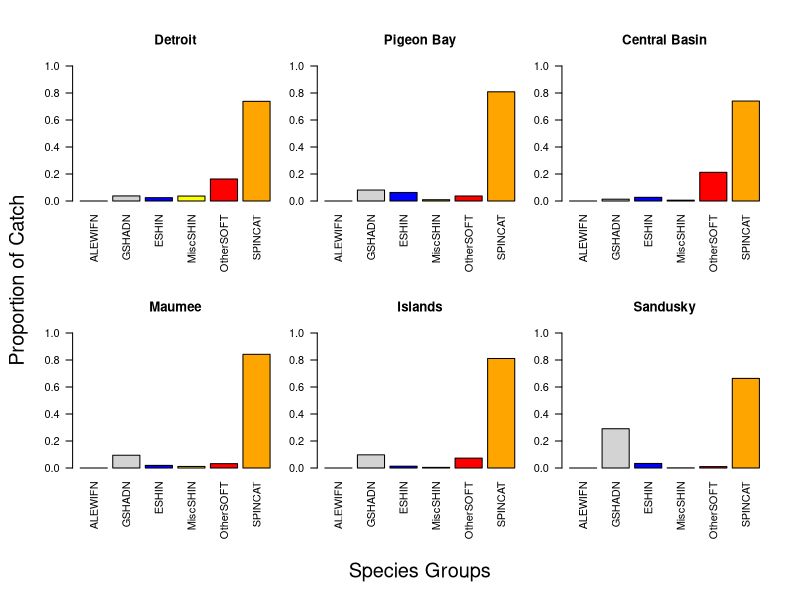
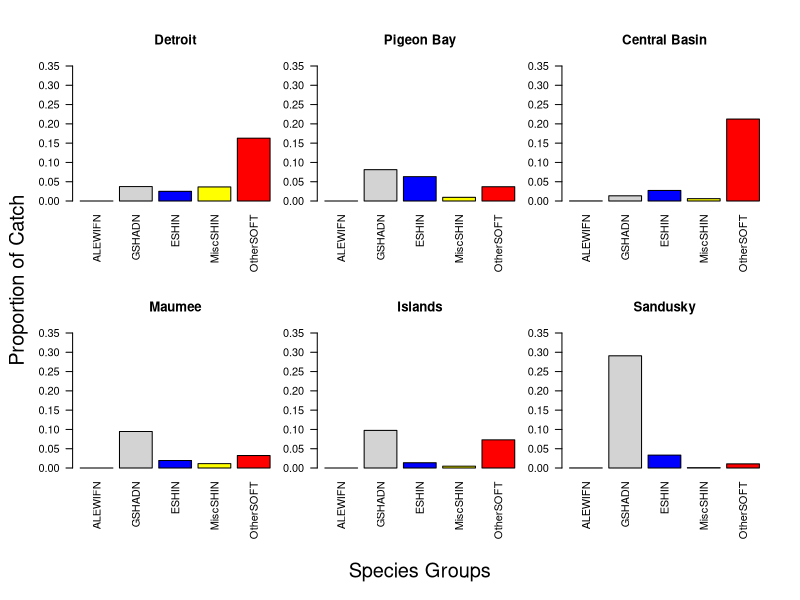

These charts were generated, in order, by the following R code: (Note: this script raises an error after producing the figures.)
# Sat Mar 21 19:33:26 2020 ------------------------------

# Bring in data
library(rstudioapi)
library(nnet)
library(effects)

## set directory to current folder (or manually set working directory with 'setwd')
## This folder should hold .tpl, .dat, reptoRlist1.R, and Automate.R files
setwd(dirname(rstudioapi::getActiveDocumentContext()$path))
getwd()

data <- read.csv("data_c_strata.csv", sep=",",header=T) 
head(data)



#############################################################################################
## multinomial with Stu strata
#############################################################################################
## addin interaction plot
res <- as.matrix(data[,10:15])
head(res)
strata <- as.factor(data$strata)
head(strata)

mod <- multinom(res~strata)
fits <- data.frame(cbind(fitted(mod),strata))
head(fits)

ALEWIFN   <- aggregate(ALEWIFN~strata,data=fits,FUN="mean")
GSHADN    <- aggregate(GSHADN~strata,data=fits,FUN="mean")
ESHIN     <- aggregate(ESHIN~strata,data=fits,FUN="mean")
MiscSHIN  <- aggregate(MiscSHIN~strata,data=fits,FUN="mean")
OtherSOFT <- aggregate(OtherSOFT~strata,data=fits,FUN="mean")
SPINCAT   <- aggregate(SPINCAT~strata,data=fits,FUN="mean")

mat <- matrix(c(ALEWIFN[,2],
                GSHADN[,2],
                ESHIN[,2],
                MiscSHIN[,2],
                OtherSOFT[,2],
                SPINCAT[,2]),nrow=6,byrow=F)


par(mfrow=c(2,3), mar=c(6,1.5,4,1.5),oma=c(4,4,1,1))
sp_col <- c("darkgray","lightgray","blue","yellow","red","orange")
nam <- c("ALEWIFN","GSHADN","ESHIN","MiscSHIN","OtherSOFT","SPINCAT")
lim=1
barplot(t(mat)[,1], col=sp_col, names=nam, main="Detroit", ylim=c(0,lim), las=2)
barplot(t(mat)[,2], col=sp_col, names=nam, main="Pigeon Bay", ylim=c(0,lim), las=2)
barplot(t(mat)[,3], col=sp_col, names=nam, main="Central Basin", ylim=c(0,lim), las=2)
barplot(t(mat)[,4], col=sp_col, names=nam, main="Maumee", ylim=c(0,lim), las=2)
barplot(t(mat)[,5], col=sp_col, names=nam, main="Islands", ylim=c(0,lim), las=2)
barplot(t(mat)[,6], col=sp_col, names=nam, main="Sandusky", ylim=c(0,lim), las=2)
mtext("Proportion of Catch",2,2,outer=T, cex=1.2)
mtext("Species Groups",1,1.5,outer=T, cex=1.2)






mat <- matrix(c(ALEWIFN[,2],
                GSHADN[,2],
                ESHIN[,2],
                MiscSHIN[,2],
                OtherSOFT[,2]),nrow=6,byrow=F)


par(mfrow=c(2,3), mar=c(6,1.5,4,1.5),oma=c(4,4,1,1))
sp_col <- c("darkgray","lightgray","blue","yellow","red")
nam <- c("ALEWIFN","GSHADN","ESHIN","MiscSHIN","OtherSOFT")
lim=0.35
barplot(t(mat)[,1], col=sp_col, names=nam, main="Detroit", ylim=c(0,lim), las=2)
barplot(t(mat)[,2], col=sp_col, names=nam, main="Pigeon Bay", ylim=c(0,lim), las=2)
barplot(t(mat)[,3], col=sp_col, names=nam, main="Central Basin", ylim=c(0,lim), las=2)
barplot(t(mat)[,4], col=sp_col, names=nam, main="Maumee", ylim=c(0,lim), las=2)
barplot(t(mat)[,5], col=sp_col, names=nam, main="Islands", ylim=c(0,lim), las=2)
barplot(t(mat)[,6], col=sp_col, names=nam, main="Sandusky", ylim=c(0,lim), las=2)
mtext("Proportion of Catch",2,2,outer=T, cex=1.2)
mtext("Species Groups",1,1.5,outer=T, cex=1.2)
#############################################################################################












#############################################################################################
## multinomial with contiuous variables (longitude and depth)
#############################################################################################
res <- as.matrix(data[,12:17])
head(res)
## predictors
long <- as.numeric(data$Longitude)
lat <- as.numeric(data$Latitude)
depth <- as.numeric(data$Depth)
btemp <- as.numeric(data$Btemp)
secchi  <- as.numeric(data$secchi)

mod <- multinom(res~long * lat * depth)
summary(mod)

dses <- data.frame(long=seq(min(long),max(long),length.out=1000), lat = rep(mean(lat),1000), depth = rep(mean(depth),1000))
new <- cbind(dses, predict(mod, newdata = dses, "probs"))
head(new)

par(mfrow=c(2,1), mar=c(4,4,2,1))
plot(new$long,new$ALEWIFN, ylim=c(0,1), typ="l", col="blue", lwd=2, ylab="Proportion of Catch", xlab="Longitude (dd)")
lines(new$long,new$GSHADN, col="gray", lwd=2)
lines(new$long,new$ESHIN, col="gray", lty=3, lwd=2)
lines(new$long,new$MiscSHIN, col="yellow", lty=1, lwd=2)
lines(new$long,new$OtherSOFT, col="red", lty=1, lwd=2)
lines(new$long,new$SPINCAT, col="orange", lty=1, lwd=2)
legend("topleft",horiz=F,legend=c("ALEWIFN","GSHADN","ESHIN","MiscSHIN","OtherSOFT","SPINCAT"), cex=0.65,
       lty=c(1,3,1,1,1), lwd=2,col=c("blue","darkgray","lightgray","yellow","red","orange"), bty="n")
abline(v=-82.8, col="black", lwd=3,lty=2)


dses <- data.frame(long=rep(mean(long),1000), lat = seq(min(lat),max(lat),length.out=1000), depth = rep(mean(depth),1000))
new <- cbind(dses, predict(mod, newdata = dses, "probs"))

plot(new$lat,new$ALEWIFN, ylim=c(0,1), typ="l", col="blue", lwd=2, ylab="Proportion of Catch", xlab="Lattitude (dd)")
lines(new$lat,new$GSHADN, col="gray", lwd=2)
lines(new$lat,new$ESHIN, col="gray", lty=3, lwd=2)
lines(new$lat,new$MiscSHIN, col="yellow", lty=1, lwd=2)
lines(new$lat,new$OtherSOFT, col="red", lty=1, lwd=2)
lines(new$lat,new$SPINCAT, col="orange", lty=1, lwd=2)
legend("topleft",horiz=F,legend=c("ALEWIFN","GSHADN","ESHIN","MiscSHIN","OtherSOFT","SPINCAT"), cex=0.65,
       lty=c(1,3,1,1,1), lwd=2,col=c("blue","darkgray","lightgray","yellow","red","orange"), bty="n")
abline(v=8, col="black", lwd=3,lty=2)


dses <- data.frame(long=rep(mean(long),1000), lat = rep(mean(lat),1000),depth = seq(min(depth),max(depth),length.out=1000))
new <- cbind(dses, predict(mod, newdata = dses, "probs"))

plot(new$depth,new$ALEWIFN, ylim=c(0,1), typ="l", col="blue", lwd=2, ylab="Proportion of Catch", xlab="Depth (m)")
lines(new$depth,new$GSHADN, col="gray", lwd=2)
lines(new$depth,new$ESHIN, col="gray", lty=3, lwd=2)
lines(new$depth,new$MiscSHIN, col="yellow", lty=1, lwd=2)
lines(new$depth,new$OtherSOFT, col="red", lty=1, lwd=2)
lines(new$depth,new$SPINCAT, col="orange", lty=1, lwd=2)
legend("topleft",horiz=F,legend=c("ALEWIFN","GSHADN","ESHIN","MiscSHIN","OtherSOFT","SPINCAT"), cex=0.65,
       lty=c(1,3,1,1,1), lwd=2,col=c("blue","darkgray","lightgray","yellow","red","orange"), bty="n")
abline(v=8, col="black", lwd=3,lty=2)
#############################################################################################


#############################################################################################
## multinomial with factor variables (longitude and depth) - based on above results
#############################################################################################
## addin interaction plot
long_c <- ifelse(long<=-82.8,1,0)
depth_c <- ifelse(depth<=8,1,0)

mod <- multinom(res~as.factor(long_c) * as.factor(depth_c))
fits <- data.frame(cbind(fitted(mod),long_c,depth_c))
head(fits)

ALEWIFN   <- aggregate(ALEWIFN~long_c+depth_c,data=fits,FUN="mean")
GSHADN    <- aggregate(GSHADN~long_c+depth_c,data=fits,FUN="mean")
ESHIN     <- aggregate(ESHIN~long_c+depth_c,data=fits,FUN="mean")
MiscSHIN  <- aggregate(MiscSHIN~long_c+depth_c,data=fits,FUN="mean")
OtherSOFT <- aggregate(OtherSOFT~long_c+depth_c,data=fits,FUN="mean")
SPINCAT   <- aggregate(SPINCAT~long_c+depth_c,data=fits,FUN="mean")

mat <- matrix(c(ALEWIFN[,3],
                GSHADN[,3],
                ESHIN[,3],
                MiscSHIN[,3],
                OtherSOFT[,3],
                SPINCAT[,3]),nrow=4,byrow=F)

par(mfrow=c(2,2), oma=c(2,2,1,1))
sp_col <- c("darkgray","lightgray","blue","yellow","red","orange")
nam <- c("ALEWIFN","GSHADN","ESHIN","MiscSHIN","OtherSOFT","SPINCAT")
barplot(t(mat)[,2], col=sp_col, names=nam, main="West-Offshore", ylim=c(0,1))
barplot(t(mat)[,1], col=sp_col, names=nam, main="East-Offshore", ylim=c(0,1))
barplot(t(mat)[,4], col=sp_col, names=nam, main="West-Inshore", ylim=c(0,1))
barplot(t(mat)[,3], col=sp_col, names=nam, main="East-Inshore", ylim=c(0,1))
mtext("Proportion of Catch",2,0.5,outer=T, cex=1.2)
mtext("Species Groups",1,0.5,outer=T, cex=1.2)
#############################################################################################


#############################################################################################
## multinomial with longitude as factor and depth as continuous - based on above results 
#############################################################################################
## addin interaction plot
long_c <- as.factor(ifelse(data$Longitude<=-82.8,0,1))
depth <- as.numeric(data$Depth)

mod <- multinom(res~long_c * depth)

model.matrix(mod)

dses <- data.frame(long_c=as.factor(rep(0,500)), depth = seq(min(depth),max(depth),length.out=500))
new.0 <- cbind(dses, predict(mod, newdata = dses, "probs"))

dses <- data.frame(long_c=as.factor(rep(1,500)), depth = seq(min(depth),max(depth),length.out=500))
new.1 <- cbind(dses, predict(mod, newdata = dses, "probs"))


par(mfrow=c(2,1))
plot(new.0$depth,new.0$ALEWIFN, ylim=c(0,1), typ="l", col="blue", lwd=2, ylab="Proportion of Catch", xlab="Depth (m)")
lines(new.0$depth,new.0$GSHADN, col="gray", lwd=2)
lines(new.0$depth,new.0$ESHIN, col="gray", lty=3, lwd=2)
lines(new.0$depth,new.0$MiscSHIN, col="yellow", lty=1, lwd=2)
lines(new.0$depth,new.0$OtherSOFT, col="red", lty=1, lwd=2)
lines(new.0$depth,new.0$SPINCAT, col="orange", lty=1, lwd=2)
legend("topleft",horiz=F,legend=c("ALEWIFN","GSHADN","ESHIN","MiscSHIN","OtherSOFT","SPINCAT"), cex=0.65,
       lty=c(1,3,1,1,1), lwd=2,col=c("blue","darkgray","lightgray","yellow","red","orange"), bty="n")
abline(v=8, col="black", lwd=3,lty=2)
text(15,0.5,"West strata", cex=1.5)


plot(new.1$depth,new.1$ALEWIFN, ylim=c(0,1), typ="l", col="blue", lwd=2, ylab="Proportion of Catch", xlab="Depth (m)")
lines(new.1$depth,new.1$GSHADN, col="gray", lwd=2)
lines(new.1$depth,new.1$ESHIN, col="gray", lty=3, lwd=2)
lines(new.1$depth,new.1$MiscSHIN, col="yellow", lty=1, lwd=2)
lines(new.1$depth,new.1$OtherSOFT, col="red", lty=1, lwd=2)
lines(new.1$depth,new.1$SPINCAT, col="orange", lty=1, lwd=2)
legend("topleft",horiz=F,legend=c("ALEWIFN","GSHADN","ESHIN","MiscSHIN","OtherSOFT","SPINCAT"), cex=0.65,
       lty=c(1,3,1,1,1), lwd=2,col=c("blue","darkgray","lightgray","yellow","red","orange"), bty="n")
abline(v=8, col="black", lwd=3,lty=2)
text(15,0.85,"East strata", cex=1.5)

#############################################################################################



#############################################################################################
## multinomial with factor variables (longitude and depth) - based on above results (updated)
#############################################################################################
## addin interaction plot
head(data)

data$long_c <- ifelse(data$LONG<=-81.65,"west","east")
data$depth_c <- ifelse(data$long_c=="west" & data$Sdepth <=17,"near",ifelse(data$long_c=="east" & data$Sdepth <=15,"near","off"))
table(data$long_c,data$depth_c)

long_c <- as.factor(data$long_c)
depth_c <- as.factor(data$depth_c)


mod <- multinom(res~long_c*depth_c)
fits <- data.frame(cbind(fitted(mod),long_c,depth_c))
head(fits)

model.frame(mod)
summary(mod)

RSYOY <- aggregate(RSYOY~long_c+depth_c,data=fits,FUN="mean")
RSYAO <- aggregate(RSYAO~long_c+depth_c,data=fits,FUN="mean")
ES    <- aggregate(ES~long_c+depth_c,data=fits,FUN="mean")
YPYOY <- aggregate(YPYOY~long_c+depth_c,data=fits,FUN="mean")
OTHER <- aggregate(OTHER~long_c+depth_c,data=fits,FUN="mean")

mat <- matrix(c(RSYOY[,3],
                RSYAO[,3],
                ES[,3],
                YPYOY[,3],
                OTHER[,3]),nrow=4,byrow=F)

par(mfrow=c(2,2), oma=c(2,2,1,1))
sp_col <- c("darkgray","lightgray","blue","yellow","red")
nam <- c("RSYOY","RSYAO","ES","YPYOY","OTHER")
barplot(t(mat)[,4], col=sp_col, names=nam, main="West-Offshore", ylim=c(0,0.6))
barplot(t(mat)[,3], col=sp_col, names=nam, main="East-Offshore", ylim=c(0,0.6))
barplot(t(mat)[,2], col=sp_col, names=nam, main="West-Inshore", ylim=c(0,0.6))
barplot(t(mat)[,1], col=sp_col, names=nam, main="East-Inshore", ylim=c(0,0.6))
mtext("Proportion of Catch",2,0.5,outer=T, cex=1.2)
mtext("Species Groups",1,0.5,outer=T, cex=1.2)
#############################################################################################














############
## hide
############
plot(data$Longitude,data$Btemp)
plot(data$Longitude,data$Stemp)

plot(data$Latitude,data$Btemp)
plot(data$Latitude,data$Stemp)

plot(data$Btemp,data$Depth)
plot(data$Stemp,data$Depth)

plot(data$year,data$Btemp)
plot(data$year,data$Stemp)

plot(data$Btemp,data$Stemp)



plot(data$Longitude,data$secchi)
plot(data$Latitude,data$secchi)

plot(data$secchi,data$Depth)
plot(data$year,data$secchi)
plot(data$secchi,data$Stemp)
############
